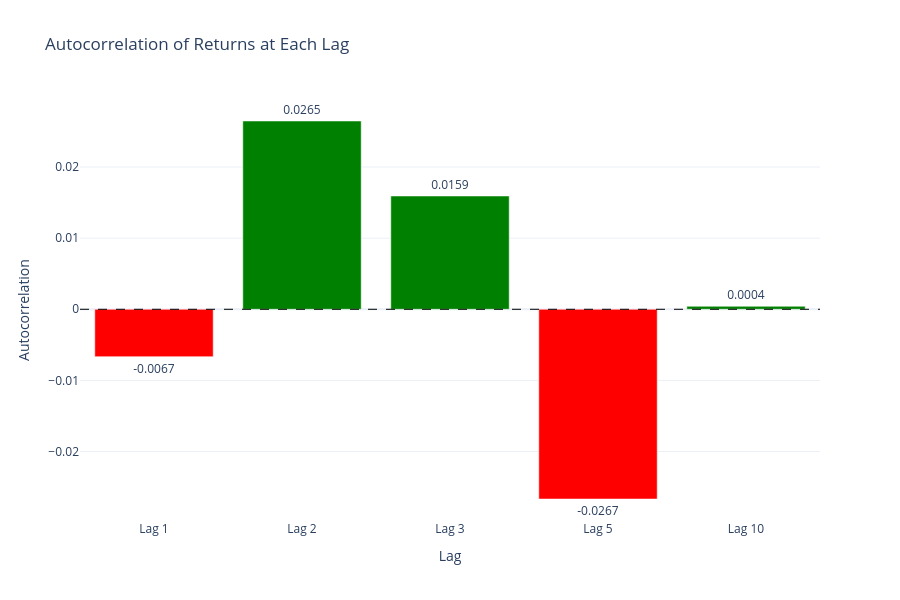

This figure's notebook cell:
### Markdown cell above
# Plot 3 — Autocorrelation Bar Chart

### Code cell
from pandas.plotting import autocorrelation_plot
import plotly.graph_objects as go

# compute autocorrelations at each lag
autocorr_values = [df["Return"].autocorr(lag=lag) for lag in lags]

fig = go.Figure()

fig.add_trace(go.Bar(
    x=[f"Lag {lag}" for lag in lags],
    y=autocorr_values,
    marker_color=["green" if v >= 0 else "red" for v in autocorr_values],
    text=[f"{v:.4f}" for v in autocorr_values],
    textposition="outside"
))

fig.add_hline(y=0, line_dash="dash", line_color="black", line_width=1)

fig.update_layout(
    title="Autocorrelation of Returns at Each Lag",
    xaxis_title="Lag",
    yaxis_title="Autocorrelation",
    template="plotly_white",
    height=600
)

fig.show()

### Figure 1 — Plotly figure (JSON) as saved in the notebook; plotly's stock layout.template omitted (floating-point values rounded to 4 significant figures)
{"data": [{"marker": {"color": ["red", "green", "green", "red", "green"]}, "text": ["-0.0067", "0.0265", "0.0159", "-0.0267", "0.0004"], "textposition": "outside", "type": "bar", "x": ["Lag 1", "Lag 2", "Lag 3", "Lag 5", "Lag 10"], "y": [-0.006662, 0.02647, 0.01592, -0.02667, 0.0004211]}], "layout": {"height": 600, "shapes": [{"line": {"color": "black", "dash": "dash", "width": 1}, "type": "line", "x0": 0, "x1": 1, "xref": "x domain", "y0": 0, "y1": 0, "yref": "y"}], "title": {"text": "Autocorrelation of Returns at Each Lag"}, "xaxis": {"title": {"text": "Lag"}}, "yaxis": {"title": {"text": "Autocorrelation"}}}}
